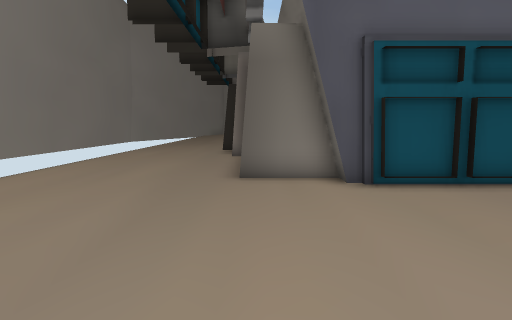
View 1 (above)

12 first-person views from a walk through a 3-D level made in the Unity game engine. The camera is 1.3 m above the floor, tilts 6° down and sees 75° across. The floor is counted in squares, 1 m on a side. Each view is taken from the middle of a square. On the plan, view 1 faces up. The plan holds only what a view shows up to about 14 squares ahead; the rest is blank. The place goes on beyond the plan. The player is left out.

View 2
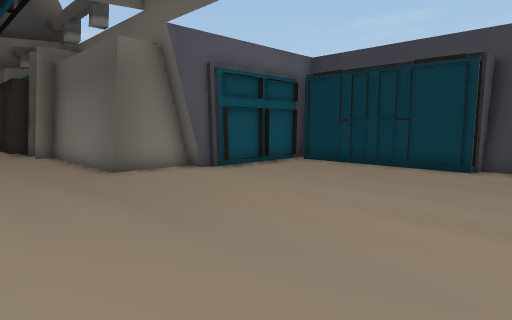

View 3
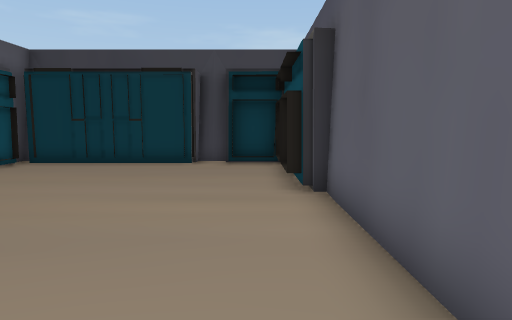

View 4
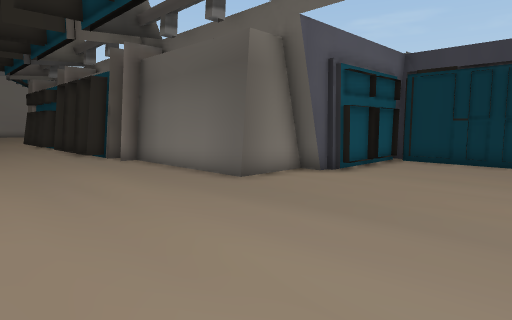

View 5
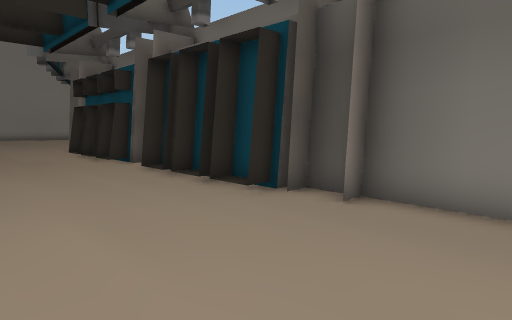

View 6
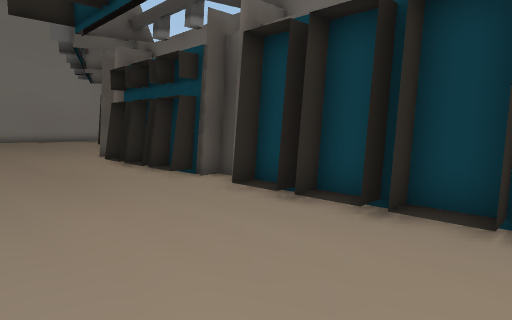

View 7
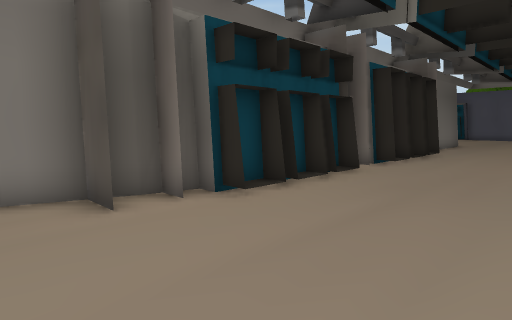

View 8
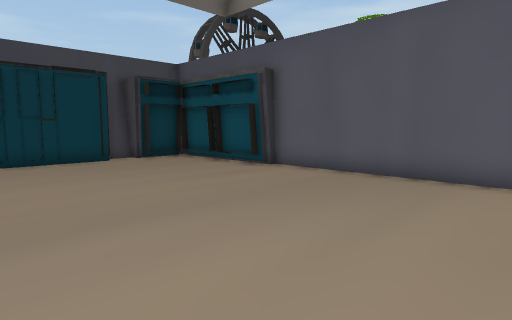

View 9
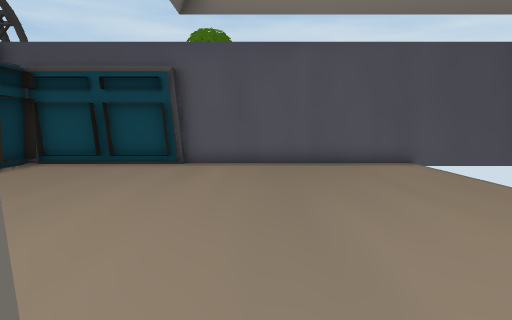

View 10
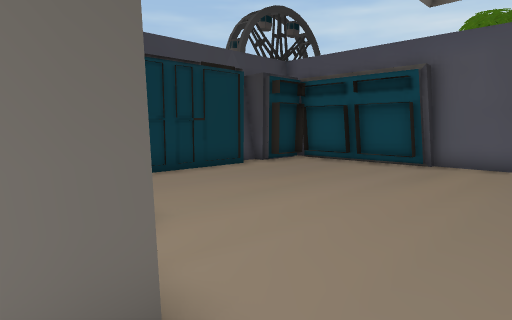

View 11
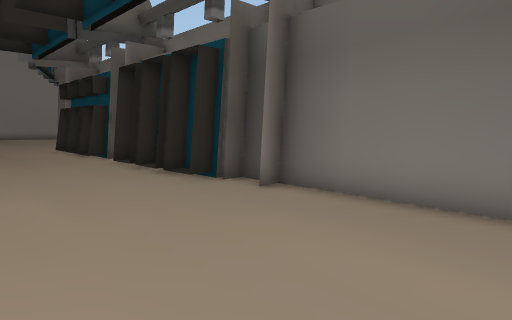

View 12
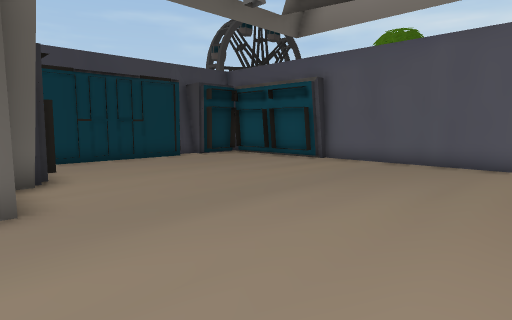

### Floor plan
Points are (right, up) in squares from view 1. A wall is a line through its corners. A room is listed if a view was taken in it or the views show most of it. See-through windows are left out.
Room 1 (views 1, 2, 3, 4, 5, 6, 7, 8, 9, 10, 11, 12)
walls: (-0.3, 14.1) (-0.3, 15.1); (-0.9, 15.4) (-0.9, 16.9); (2.1, 8.1) (-0.3, 8.1) (-0.3, 13.9) (-1, 13.9); (-0.9, 17) (-0.9, 18.5); (2.7, 6.8) (2.7, 7.4) (1.7, 7.4); (-0.9, 19.4) (-0.9, 20.4); (6.1, 7.1) (2.4, 7.1); (-0.3, 21.4) (-0.3, 22); (-0.9, 22) (-0.9, 23.7); (6.4, 1.1) (6.4, 6.9); (-0.9, 24.1) (-0.9, 25.2); (1.3, -2.2) (1.7, -2.2) (1.7, -1.9) (6.4, -1.9) (6.4, 0); (1.9, -2.2) (1.9, -1.6); (6, -0.2) (6.5, -0.2); (7.2, 0.5) (7.2, 1.1); (7.1, 0) (7.1, 1.1); (-7.5, -2.4) (1.7, -2.4); (-0.9, 25.7) (-0.9, 26.8); (6, -1.6) (6.5, -1.6); (-0.3, 27) (-0.2, 27.4); (-1, 29) (0.2, 29) (0.6, 30.2)

Where each view was taken, in squares from view 1:
view 1: 0 up, 0 right, facing up
view 2: 1 down, 4 left, facing up-right
view 3: 1 down, 5 left, facing right
view 4: 2 up, 6 left, facing up-right
view 5: 11 up, 6 left, facing up-right
view 6: 15 up, 6 left, facing up-right
view 7: 31 up, 6 left, facing down-right
view 8: 6 up, 6 left, facing down-right
view 9: 9 up, 1 left, facing down
view 10: 9 up, 2 left, facing down-right
view 11: 9 up, 6 left, facing up-right
view 12: 9 up, 6 left, facing down-right
